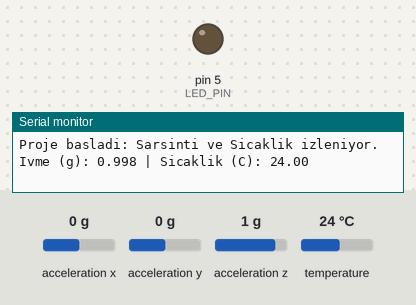
A sketch run on a simulated Arduino Uno, built with avr-gcc and run on an emulated ATmega328P. Shown: output pins drawn as LEDs (lit = HIGH), the last lines printed to the serial monitor. Wiring (inferred from the names in the program): ADXL345 accelerometer at I2C address 0x53. The test bench sets the inputs (shaded band); at power-on: acceleration x 0 g, acceleration y 0 g, acceleration z 1 g, temperature 24 °C.

Above: at 2.0 s.
2.1 s: acceleration x set to -1 g
4.5 s: acceleration x set to -1.3 g
At 6.6 s:
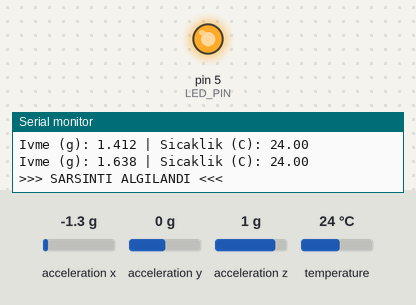
7.3 s: acceleration x set to -0.8 g
At 9.5 s:
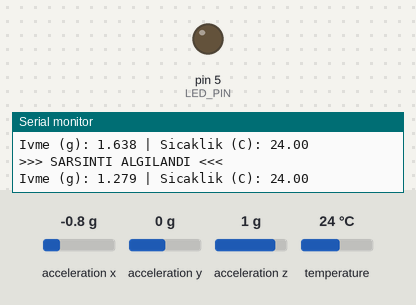
9.8 s: acceleration x set to -1.4 g
At 11.7 s:
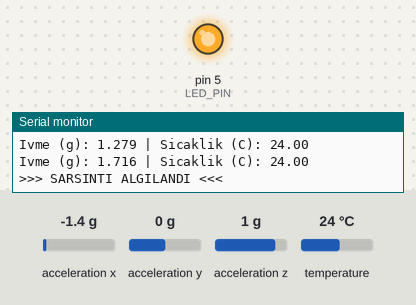
Timing chart, 0 to 13.2 s (numbered marks = the images above; inputs shaded):
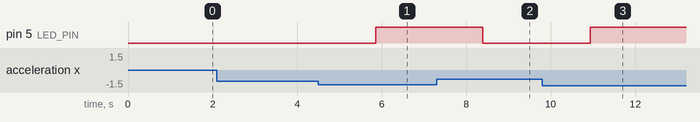

The sketch:

sarsinti_sicaklik.ino
```cpp
#include <Wire.h>
#include <math.h>
#include <OneWire.h>
#include <DallasTemperature.h>

// --- ADXL345 tanımlamaları ---
#define ADXL345_ADDRESS 0x53
#define SHAKE_THRESHOLD 0.5  // g cinsinden sarsıntı eşiği

// --- DS18B20 tanımlamaları ---
OneWire oneWire(A0);
DallasTemperature DS18B20(&oneWire);
DeviceAddress DS18B20adres;
const float SICAKLIK_ESIGI = 31.0; // °C

// --- Genel tanımlar ---
const int LED_PIN = 5;

void setup() {
  Serial.begin(9600);
  Wire.begin();

  // ADXL345 başlatma
  writeRegister(0x2D, 0x08); // POWER_CTL: ölçüm modu
  writeRegister(0x31, 0x08); // DATA_FORMAT: full resolution, ±2g
  writeRegister(0x2C, 0x0A); // BW_RATE: 100 Hz

  // DS18B20 başlatma
  DS18B20.begin();
  DS18B20.getAddress(DS18B20adres, 0);
  DS18B20.setResolution(DS18B20adres, 12);

  pinMode(LED_PIN, OUTPUT);
  digitalWrite(LED_PIN, LOW);

  Serial.println("Proje basladi: Sarsinti ve Sicaklik izleniyor.");
}

void loop() {
  // --- ADXL345 Sarsıntı Okuma ---
  uint8_t data[6];
  int16_t x, y, z;
  readRegisters(0x32, 6, data);

  x = (int16_t)((data[1] << 8) | data[0]);
  y = (int16_t)((data[3] << 8) | data[2]);
  z = (int16_t)((data[5] << 8) | data[4]);

  const float scaleFactor = 0.0039; // g/LSB (±2g full resolution)
  float xg = x * scaleFactor;
  float yg = y * scaleFactor;
  float zg = z * scaleFactor;
  float magnitude = sqrt(xg * xg + yg * yg + zg * zg);

  // --- DS18B20 Sıcaklık Okuma ---
  DS18B20.requestTemperatures();
  float sicaklik = DS18B20.getTempC(DS18B20adres);

  // --- Seri monitöre yazdır ---
  Serial.print("Ivme (g): ");
  Serial.print(magnitude, 3);
  Serial.print(" | Sicaklik (C): ");
  Serial.println(sicaklik, 2);

  // --- Sarsıntı kontrol ---
  if (abs(magnitude - 1.0) > SHAKE_THRESHOLD) {
    Serial.println(">>> SARSINTI ALGILANDI <<<");
  }

  // --- Sıcaklık kontrol ve LED ---
  if (sicaklik >= SICAKLIK_ESIGI || abs(magnitude - 1.0) > SHAKE_THRESHOLD) {
    digitalWrite(LED_PIN, HIGH);  // LED yak
  } else {
    digitalWrite(LED_PIN, LOW);   // LED söndür
  }

  delay(500);
}

// --- Yardımcı fonksiyonlar ---
void writeRegister(uint8_t reg, uint8_t val) {
  Wire.beginTransmission(ADXL345_ADDRESS);
  Wire.write(reg);
  Wire.write(val);
  Wire.endTransmission();
}

void readRegisters(uint8_t reg, uint8_t count, uint8_t* buffer) {
  Wire.beginTransmission(ADXL345_ADDRESS);
  Wire.write(reg);
  Wire.endTransmission(false);
  Wire.requestFrom((uint8_t)ADXL345_ADDRESS, (uint8_t)count);
  for (uint8_t i = 0; i < count && Wire.available(); i++) {
    buffer[i] = Wire.read();
  }
}
```

Measured:
- the behaviour switches between -1.1 and -1.2 g on acceleration x (found by bisection; images 0 and 1)
- after the input at 4.5 s, pin 5 (LED_PIN): LOW → HIGH after 1.4 s
- after the input at 7.3 s, pin 5 (LED_PIN): HIGH → LOW after 1.1 s
- after the input at 9.8 s, pin 5 (LED_PIN): LOW → HIGH after 1.1 s
